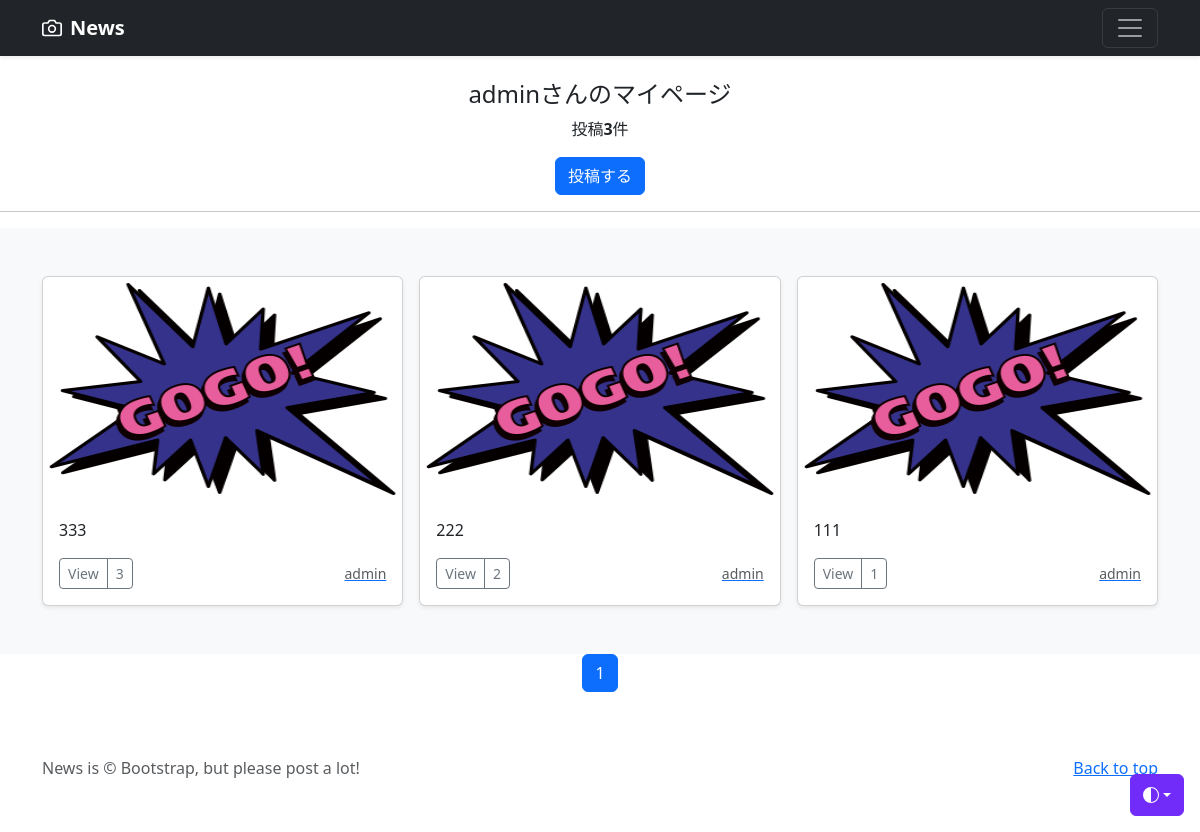
Screenshot of /mypage/ (signed in) with the database file from the repository.
### accounts/models.py (models this page shows)
class CustomUser(AbstractUser):
    pass

### news/models.py (models this page shows, shortened)
class NewsPost(models.Model):
    user = models.ForeignKey(
        CustomUser,
        verbose_name='ユーザー',
        on_delete=models.CASCADE,
    )
    category = models.ForeignKey(
        Category,
        verbose_name='カテゴリ',
        on_delete=models.PROTECT,
    )
    title = models.CharField(verbose_name='タイトル', max_length=200)
    comment = models.TextField(verbose_name='コメント')
    image1 = models.ImageField(verbose_name='イメージ1', upload_to='newses')
    image2 = models.ImageField(verbose_name='イメージ2', upload_to='newses', blank=True, null=True)
    posted_at = models.DateTimeField(verbose_name='投稿日', auto_now_add=True)

class Category(models.Model):
    title = models.CharField(verbose_name='カテゴリ', max_length=20)

### news/views.py (the view)
# urls.py: path('mypage/', views.MypageView.as_view(), name='mypage'),
class MypageView(ListView):
    template_name = "mypage.html"
    paginate_by = 9
    def get_queryset(self):
        queryset = NewsPost.objects.filter(user=self.request.user).order_by('-posted_at')
        return queryset

### news/templates/mypage.html (shortened to what this page needs)
{% extends "base.html" %}
{% block contents %}
  {% if user.is_authenticated %}
  <br>
  <div style="text-align: center;">
    <h4>{{ user.username }}さんのマイページ</h4>
    {% if object_list.count == 0 %}
    <p>{{ user.username }}さんが投稿したニュースはありません。</p>
    {% else %}
    <p>投稿<strong>{{ object_list.count }}</strong>件</p>
    {% endif %}
    <a href="{% url 'news:post' %}" class="btn btn-primary">投稿する</a>
  </div>
  <hr>
  {% endif %}
  {% include "news_list.html" %}
  {% include "pagination.html" %}
{% endblock %}

### news/templates/base.html (shortened to what this page needs)
{% load static %}
<!doctype html>
<html lang="ja">
  <head><script src="../assets/js/color-modes.js"></script>
<link href="https://cdn.jsdelivr.net/npm/bootstrap@5.3.0/dist/css/bootstrap.min.css" rel="stylesheet">
  </head>
  <body>
    <div class="dropdown position-fixed bottom-0 end-0 mb-3 me-3 bd-mode-toggle">
      <button class="btn btn-bd-primary py-2 dropdown-toggle d-flex align-items-center"
              id="bd-theme"
              type="button"
              aria-expanded="false"
              data-bs-toggle="dropdown"
              aria-label="Toggle theme (auto)">
        <svg class="bi my-1 theme-icon-active" width="1em" height="1em"><use href="#circle-half"></use></svg>
      </button>
    </div>
<header data-bs-theme="dark">
  <div class="navbar navbar-dark bg-dark shadow-sm">
    <div class="container">
      <a href="{% url 'news:index' %}" class="navbar-brand d-flex align-items-center">
        <strong>News</strong>
      </a>
      <button class="navbar-toggler" type="button" data-bs-toggle="collapse" data-bs-target="#navbarHeader" aria-controls="navbarHeader" aria-expanded="false" aria-label="Toggle navigation">
        <span class="navbar-toggler-icon"></span>
      </button>
    </div>
  </div>
</header>
<main>
  {% block contents %}
  {% endblock %}
</main>
<footer class="text-body-secondary py-5">
  <div class="container">
    <p class="float-end mb-1">
      <a href="{% url 'news:index' %}">Back to top</a>
    </p>
    <p class="mb-1">News is &copy; Bootstrap, but please post a lot!</p>
  </div>
</footer>
    </body>
</html>

### news/templates/news_list.html
<div class="album py-5 bg-body-tertiary">
  <div class="container">
    <div class="row row-cols-1 row-cols-sm-2 row-cols-md-3 g-3">
      {% for record in object_list %}
      <div class="col">
        <div class="card shadow-sm">
          <img src="{{ record.image1.url }}" class="bd-placeholder-img card-img-top" width="100%" height="225" xmlns="http://www.w3.org/2000/svg" role="img" aria-label="Placeholder: Thumbnail" preserveAspectRatio="xMidYMid slice" focusable="false"><title>Placeholder</title><rect width="100%" height="100%" fill="#55595c"/></svg>
          <div class="card-body">
            <p class="card-text">
              {{ record.title }}
            </p>
            <div class="d-flex justify-content-between align-items-center">
              <div class="btn-group">
                <button type="button" class="btn btn-sm btn-outline-secondary" onclick="location.href='{% url 'news:news_detail' record.pk %}'">View</button>
                <button type="button" class="btn btn-sm btn-outline-secondary" onclick="location.href='{% url 'news:newses_cat' category=record.category.id %}'">{{ record.category.title }}</button>
              </div>
              <a href="{% url 'news:user_list' user=record.user.id %}">
              <small class="text-muted">{{ record.user.username }}</small>
              </a>
            </div>
          </div>
        </div>
      </div>
      {% endfor %}
    </div>
  </div>
</div>

### news/templates/pagination.html (shortened to what this page needs)
<ul class="pagination" style="justify-content: center;">
  {% for num in page_obj.paginator.page_range %}
    {% if page_obj.number == num %}
      <li class="page-item active">
        <span class="page-link">{{ num }}</span></li>
    {% else %}
      <li class="page-item">
        <a class="page-link" href="?page={{ num }}">{{ num }}</a></li>
    {% endif %}
  {% endfor %}
</ul>

### news/templates/base.html (style rules this page uses)
.bd-placeholder-img { font-size: 1.125rem; text-anchor: middle; -webkit-user-select: none; -moz-user-select: none; user-select: none; }
.bi { vertical-align: -.125em; fill: currentColor; }
.btn-bd-primary { --bd-violet-bg: #712cf9; --bd-violet-rgb: 112.520718, 44.062154, 249.437846; --bs-btn-font-weight: 600; --bs-btn-color: var(--bs-white); --bs-btn-bg: var(--bd-violet-bg); --bs-btn-border-color: var(--bd-violet-bg); --bs-btn-hover-color: var(--bs-white); --bs-btn-hover-bg: #6528e0; --bs-btn-hover-border-color: #6528e0; --bs-btn-focus-shadow-rgb: var(--bd-violet-rgb); --bs-btn-active-color: var(--bs-btn-hover-color); --bs-btn-active-bg: #5a23c8; --bs-btn-active-border-color: #5a23c8; }
.bd-mode-toggle { z-index: 1500; }

### rows the page displays
CustomUser: username "admin"
NewsPost: image1 (picture), title "333", category "3", user.username "admin"
NewsPost: image1 (picture), title "222", category "2", user.username "admin"
NewsPost: image1 (picture), title "111", category "1", user.username "admin"

### other values shown
{{ object_list.count }} "3"
{{ num }} "1"
